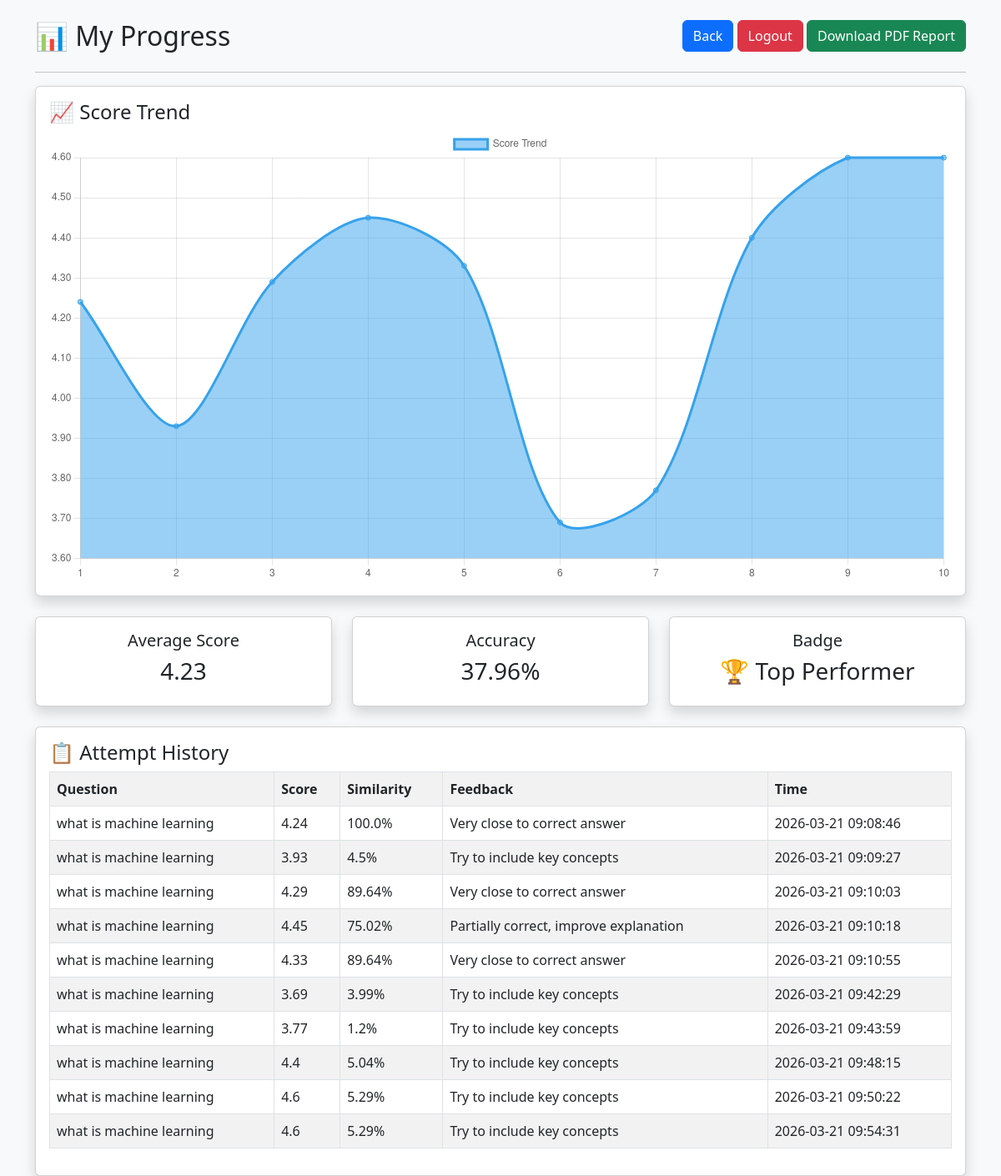
The page /my_progress (signed in) on the database as committed earlier.
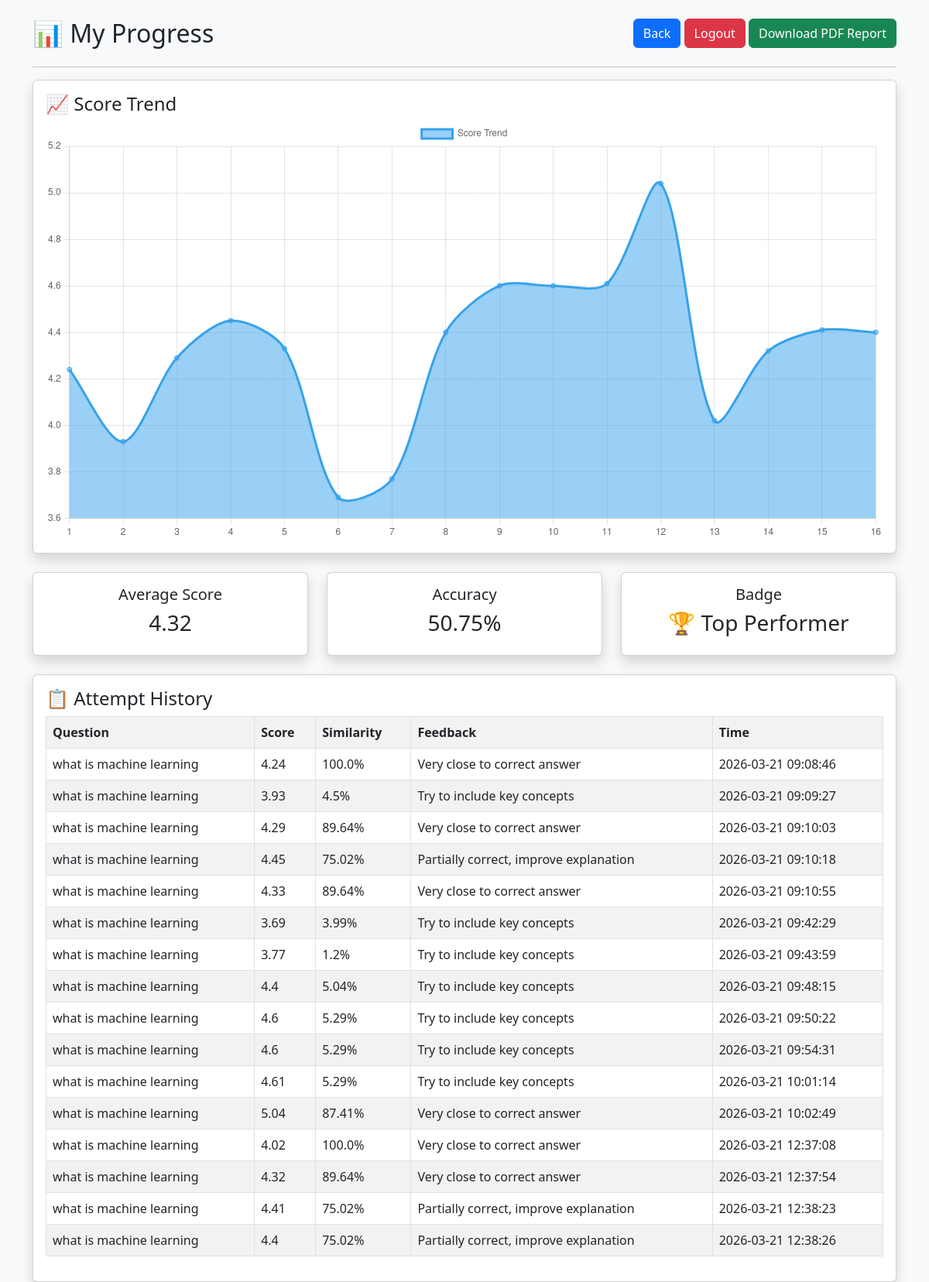
The same page on the database as committed later.
### tables this page shows
CREATE TABLE attempts (
        id INTEGER PRIMARY KEY AUTOINCREMENT,
        username TEXT,
        question TEXT,
        student_answer TEXT,
        correct_answer TEXT,
        score REAL,
        similarity REAL,
        feedback TEXT,
        timestamp DATETIME DEFAULT CURRENT_TIMESTAMP
    );

### app.py (the view)
@app.route('/my_progress')
def my_progress():
    if 'user' not in session:
        return redirect('/login')
    conn = get_db()
    cur = conn.cursor()
    cur.execute("""
    SELECT question, score, similarity, feedback, timestamp
    FROM attempts
    WHERE username=?
    ORDER BY timestamp ASC
    """, (session['user'],))
    data = cur.fetchall()
    conn.close()
    scores = [row[1] for row in data]
    labels = list(range(1, len(scores)+1))
    avg_score = round(sum(scores)/len(scores), 2) if scores else 0
    accuracy = round(sum([row[2] for row in data]) / len(data), 2) if data else 0
    if avg_score >= 4:
        badge = "🏆 Top Performer"
    elif avg_score >= 3:
        badge = "🥈 Good Learner"
    else:
        badge = "📘 Beginner"
    return render_template("progress.html",
                           data=data,
                           scores=scores,
                           labels=labels,
                           avg_score=avg_score,
                           accuracy=accuracy,
                           badge=badge)

### app.py (called while the page is built)
def get_db():
    conn = sqlite3.connect("models.db")
    conn.row_factory = sqlite3.Row
    return conn

### templates/progress.html (shortened to what this page needs)
<!DOCTYPE html>
<html>
<head>
    <link href="https://cdn.jsdelivr.net/npm/bootstrap@5.3.0/dist/css/bootstrap.min.css" rel="stylesheet">
</head>
<body class="bg-light">
<div class="container mt-4">
    <div class="d-flex justify-content-between">
        <h2>📊 My Progress</h2>
        <div>
            <a href="/student" class="btn btn-primary">Back</a>
            <a href="/logout" class="btn btn-danger">Logout</a>
            <a href="/download_report" class="btn btn-success">Download PDF Report</a>
        </div>
    </div>
    <hr>
    <div class="card p-3 shadow mb-4">
        <h4>📈 Score Trend</h4>
        <canvas id="scoreChart"></canvas>
    </div>
    <div class="row mb-4">
    <div class="col-md-4">
        <div class="card text-center p-3 shadow">
            <h5>Average Score</h5>
            <h3>{{ avg_score }}</h3>
        </div>
    </div>
    <div class="col-md-4">
        <div class="card text-center p-3 shadow">
            <h5>Accuracy</h5>
            <h3>{{ accuracy }}%</h3>
        </div>
    </div>
    <div class="col-md-4">
        <div class="card text-center p-3 shadow">
            <h5>Badge</h5>
            <h3>{{ badge }}</h3>
        </div>
    </div>
</div>
    <div class="card p-3 shadow">
        <h4>📋 Attempt History</h4>
        <table class="table table-bordered table-striped">
            <tr>
                <th>Question</th>
                <th>Score</th>
                <th>Similarity</th>
                <th>Feedback</th>
                <th>Time</th>
            </tr>
            {% for row in data %}
            <tr>
                <td>{{ row[0] }}</td>
                <td>{{ row[1] }}</td>
                <td>{{ row[2] }}%</td>
                <td>{{ row[3] }}</td>
                <td>{{ row[4] }}</td>
            </tr>
            {% endfor %}
        </table>
    </div>
</div>
<script>
const labels = {{ labels | tojson }};
const scores = {{ scores | tojson }};
const ctx = document.getElementById('scoreChart').getContext('2d');
new Chart(ctx, {
    type: 'line',
    data: {
        labels: labels,
        datasets: [{
            label: 'Score Trend',
            data: scores,
            fill: true,
            tension: 0.3
        }]
    },
    options: {
        responsive: true,
        plugins: {
            legend: { display: true }
        }
    }
});
</script>
</body>
</html>

Rows that differ between the two databases and show on the page:
added attempts: question "what is machine learning", score "4.61", similarity "5.29", feedback "Try to include key concepts", timestamp "2026-03-21 10:01:14"
added attempts: question "what is machine learning", score "5.04", similarity "87.41", feedback "Very close to correct answer", timestamp "2026-03-21 10:02:49"
added attempts: question "what is machine learning", score "4.02", similarity "100.0", feedback "Very close to correct answer", timestamp "2026-03-21 12:37:08"
added attempts: question "what is machine learning", score "4.32", similarity "89.64", feedback "Very close to correct answer", timestamp "2026-03-21 12:37:54"
added attempts: question "what is machine learning", score "4.41", similarity "75.02", feedback "Partially correct, improve explanation", timestamp "2026-03-21 12:38:23"
added attempts: question "what is machine learning", score "4.4", similarity "75.02", feedback "Partially correct, improve explanation", timestamp "2026-03-21 12:38:26"
Other text that changed with them:
chart data {{ labels | tojson }}: [1, 2, 3, 4, 5, 6, 7, 8, 9, 10] → [1, 2, 3, 4, 5, 6, 7, 8, 9, 10, 11, 12, 13, 14, 15, 16]
chart data {{ scores | tojson }}: [4.24, 3.93, 4.29, 4.45, 4.33, 3.69, 3.77, 4.4, 4.6, 4.6] → [4.24, 3.93, 4.29, 4.45, 4.33, 3.69, 3.77, 4.4, 4.6, 4.6, 4.61, 5.04, 4.02, 4.32, 4.41, 4.4]
{{ avg_score }}: "4.23" → "4.32"
{{ accuracy }}: "37.96" → "50.75"
